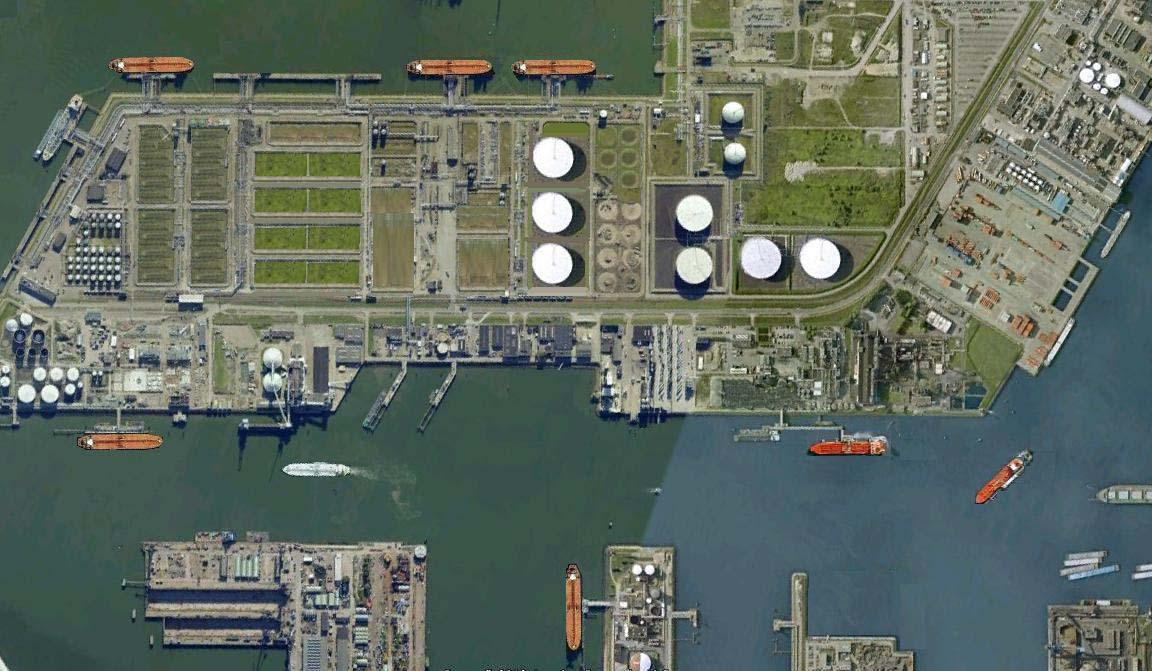
%> input picture 图像预处理/港口变换/00008.jpg, 1152 x 671 px
$ octave main.m   (GNU Octave 9; MATLAB toolbox functions it lacks are replaced by stand-ins)
%> lines starting %> are read from the running program, lines starting %| are printed output that depends on the picture; in (x1, y1, x2, y2) boxes, pixels count from 0 and x2, y2 are one past the last pixel; in counts of white or black regions, pixels touching at a corner belong together; the program's own positions count from 1
I=imread('00008.jpg');
%> I is the input picture: size 671x1152x3 uint8; mean R, G, B 97.1, 108.1, 97.4
R=I(:,:,1);
G=I(:,:,2);
B=I(:,:,3);
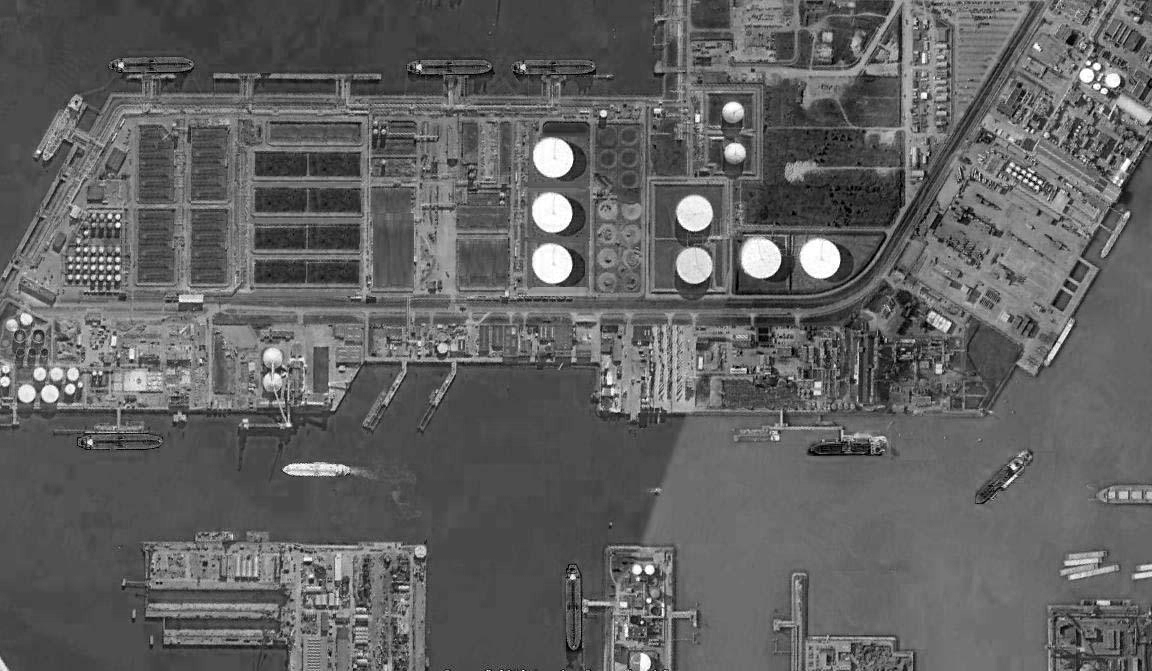
%> B: size 671x1152 uint8; min 0, max 255, mean 97.4
I1 = rgb2gray(I);%转化为灰度图像
%figure,imshow(I);
[h,~]=size(I1);
%> h = 671
T=0;
img_thresh = graythresh(I1);
%> img_thresh = 0.455
I2 = imbinarize(I1,img_thresh);
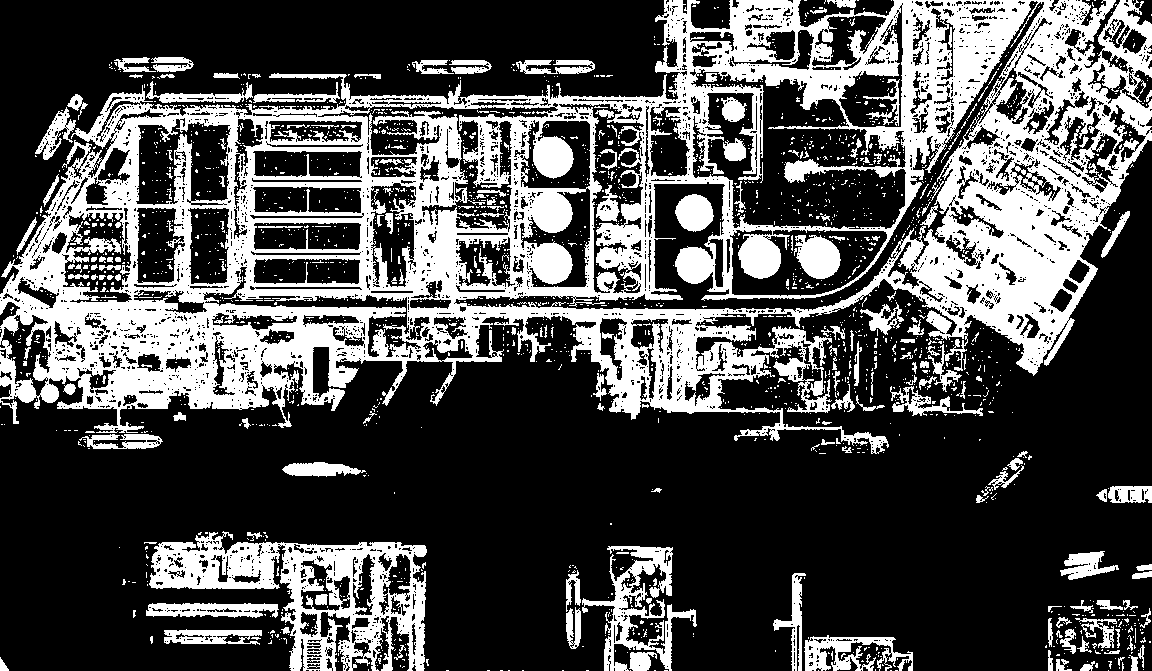
%> I2: size 671x1152 logical; 30.8% white; 2080 white regions (1886 under 20 px), largest, box (x1, y1, x2, y2) and area: (0, 0, 1152, 454) 183454, (149, 531, 427, 671) 15345, (582, 546, 697, 671) 4290
figure,imshow(I2);
se=strel('square',7);
k=imdilate(I2,se);
%> k: size 671x1152 logical; 55.7% white; 316 black regions (179 under 20 px), largest, box (x1, y1, x2, y2) and area: (0, 144, 1152, 671) 252554, (0, 0, 661, 270) 58754, (658, 187, 720, 306) 2554
k=imerode(k,se);
%> k: size 671x1152 logical; 44.8% white; 128 white regions (103 under 20 px), largest, box (x1, y1, x2, y2) and area: (0, 0, 1152, 454) 296355, (144, 531, 429, 671) 25767, (566, 546, 697, 671) 8461
k=imfill(k,'holes');
%> k: size 671x1152 logical; 54.9% white; 18 black regions, largest, box (x1, y1, x2, y2) and area: (0, 141, 1152, 671) 279341, (0, 0, 664, 273) 66067, (691, 0, 730, 28) 950
figure,imshow(k);%初步分割结束
%///////////////////////////////////////置零模块
[L,num]=bwlabel(k,8);
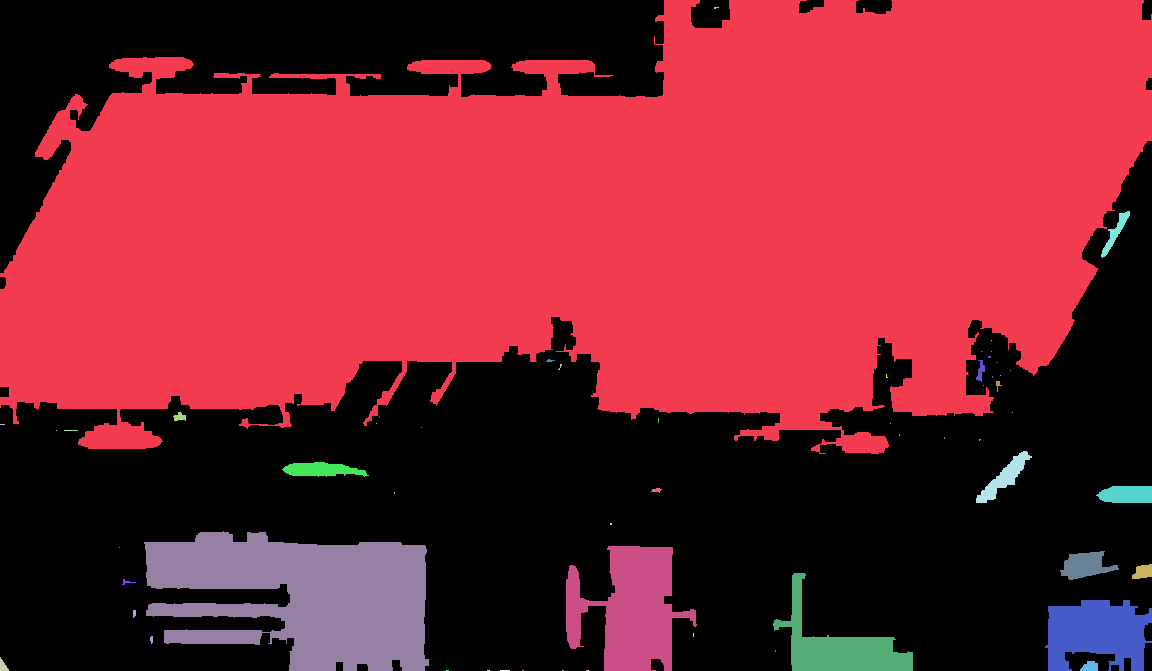
%> L: size 671x1152 double; 57 distinct labels, from 0 to 56; one colour per label, 0 black
%> num = 56
for i=1:num
    R(L==i)=0;
    G(L==i)=0;
    B(L==i)=0;
end
%> this loop made 56 passes
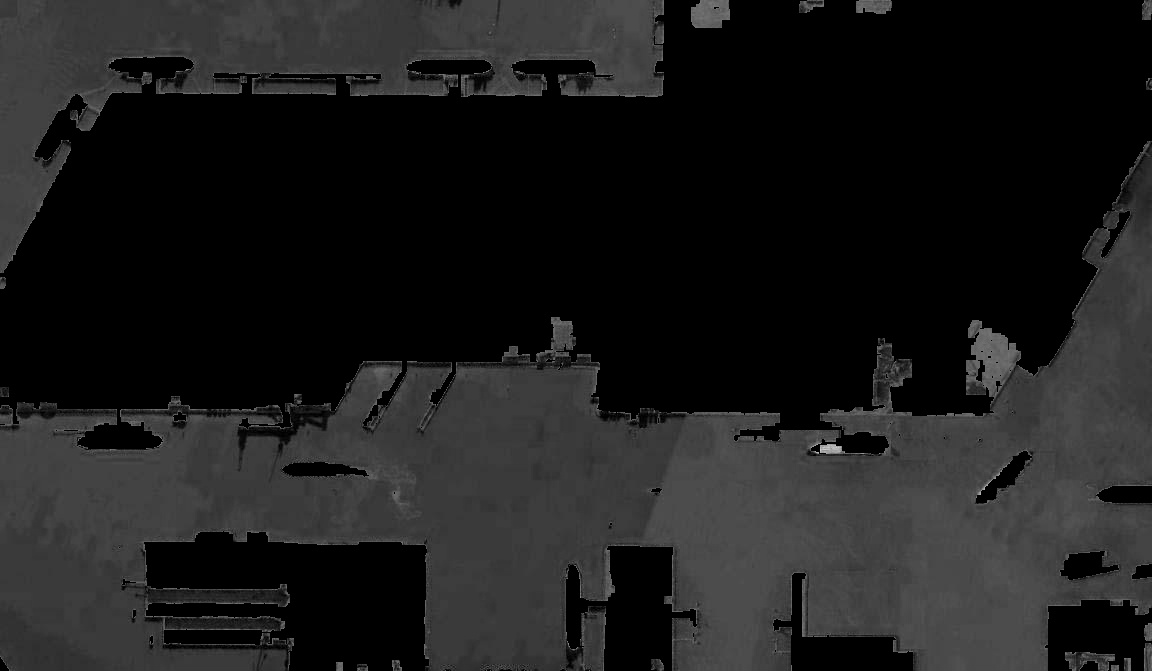
%> R: size 671x1152 uint8; min 0, max 206, mean 28.6
I=cat(3,R,G,B);
figure,imshow(I);
I1=rgb2gray(I);
figure,imshow(I1);
contour = bwperim(k);      %轮廓提取
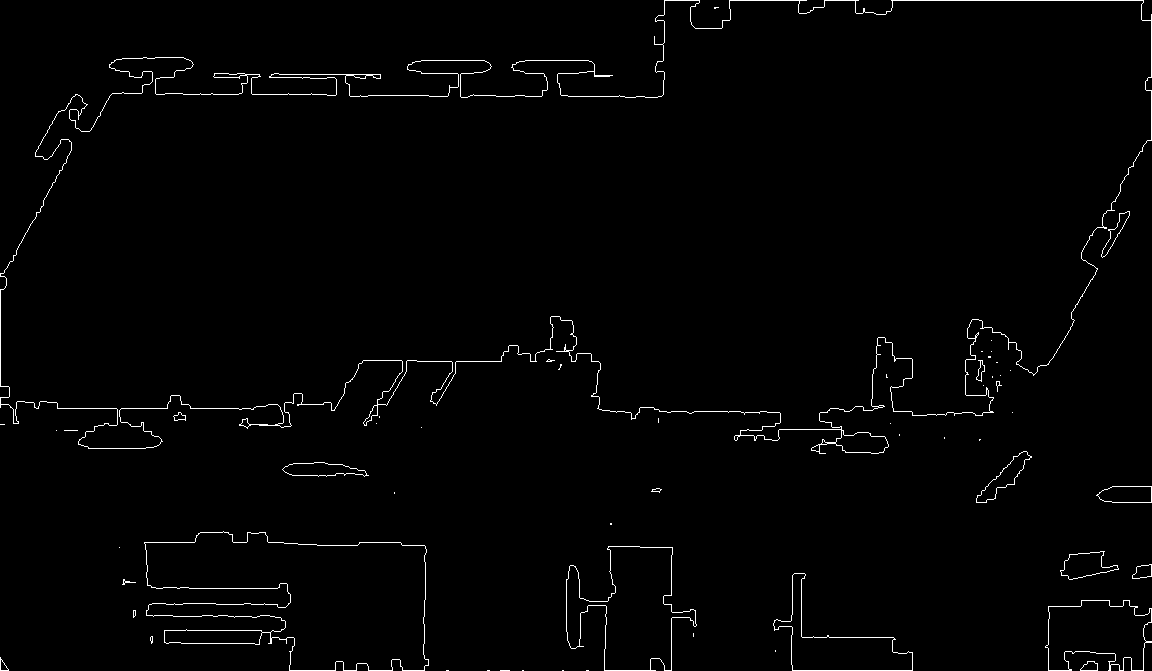
%> contour: size 671x1152 logical; 1.4% white in thin lines or dots
figure,imshow(contour);


% [28 lines of commented-out code are left out]

$ run again, with 图像预处理/港口变换/00002.jpg copied over 图像预处理/港口变换/00008.jpg
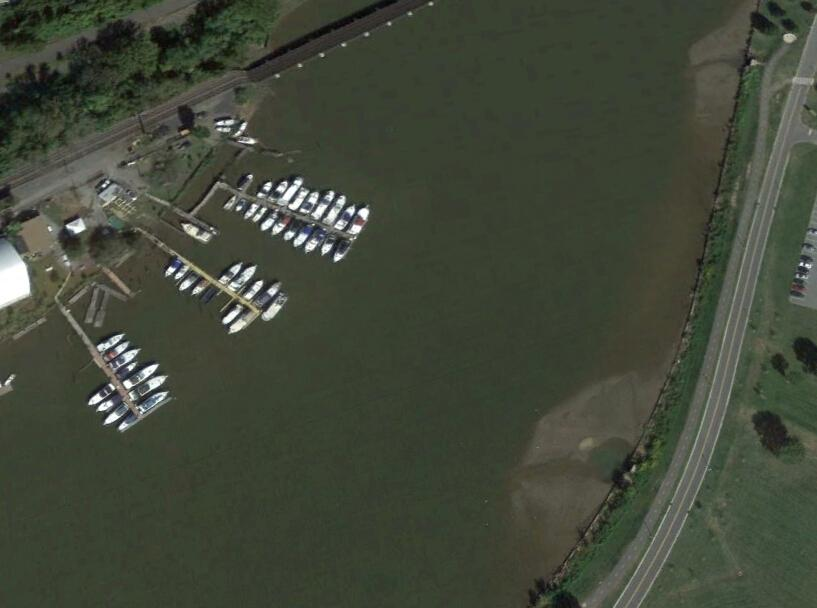
%> input picture 图像预处理/港口变换/00002.jpg, 817 x 608 px
%> I is the input picture: size 608x817x3 uint8; mean R, G, B 66, 72, 57.5
%> img_thresh = 0.424
%> I2: size 608x817 logical; 4.5% white; 273 white regions (200 under 20 px), largest, box (x1, y1, x2, y2) and area: (0, 214, 60, 311) 2729, (623, 14, 817, 608) 2557, (61, 307, 171, 432) 2141
%> `[L,num]=bwlabel(k,8);`:
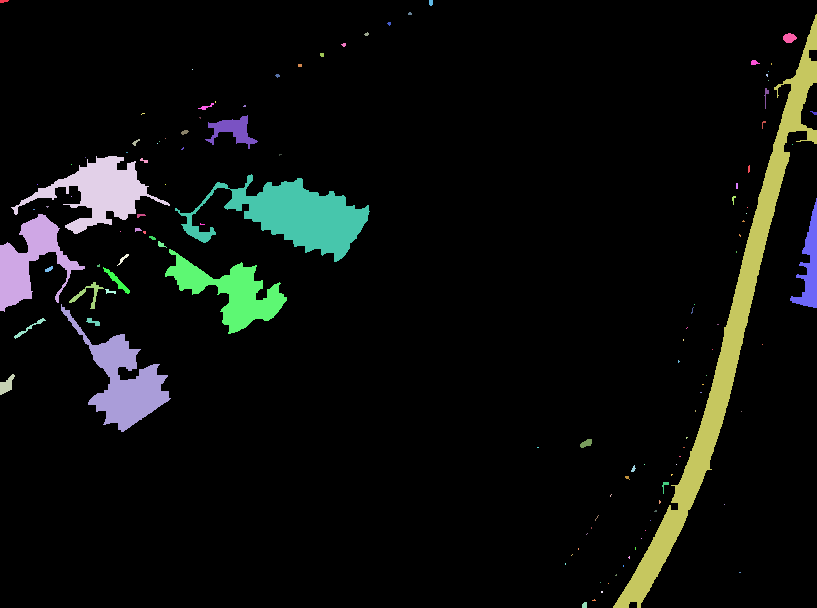
%> L: size 608x817 double; 121 distinct labels, from 0 to 120; one colour per label, 0 black
%> num = 120
%> the loop `for i=1:num` made 120 passes
%> `contour = bwperim(k);`:
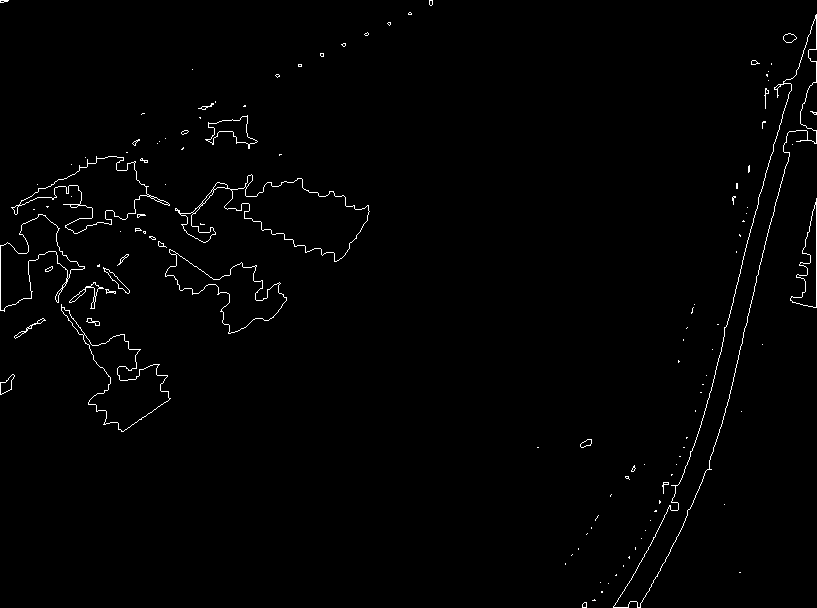
%> contour: size 608x817 logical; 1.1% white in thin lines or dots

$ run again, with 图像预处理/港口变换/00003.jpg copied over 图像预处理/港口变换/00008.jpg
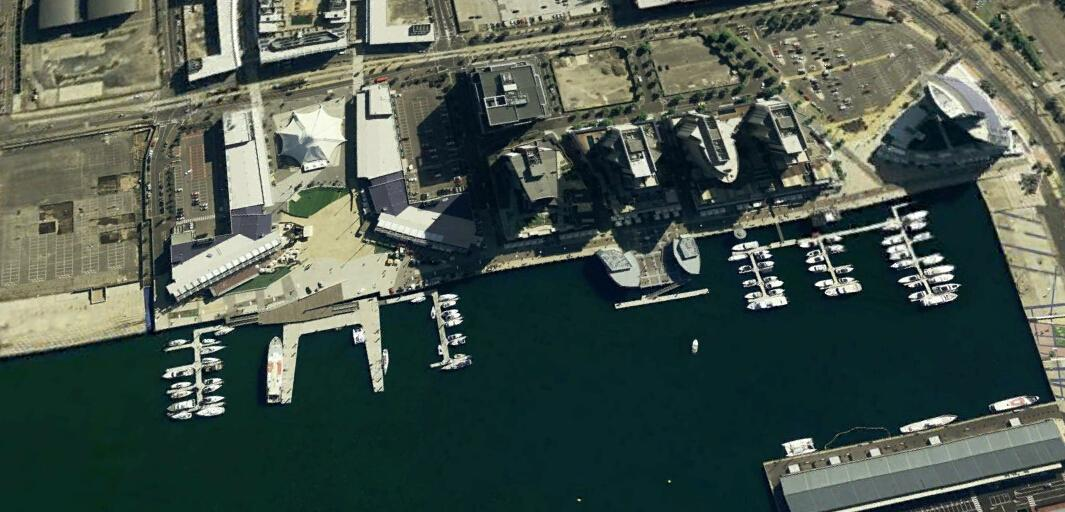
%> input picture 图像预处理/港口变换/00003.jpg, 1065 x 512 px
%> I is the input picture: size 512x1065x3 uint8; mean R, G, B 73.5, 86.9, 77.5
%> img_thresh = 0.373
%> I2: size 512x1065 logical; 38.2% white; 670 white regions (573 under 20 px), largest, box (x1, y1, x2, y2) and area: (0, 0, 1065, 413) 153617, (763, 415, 1065, 512) 14016, (797, 203, 961, 306) 4458
%> `[L,num]=bwlabel(k,8);`:
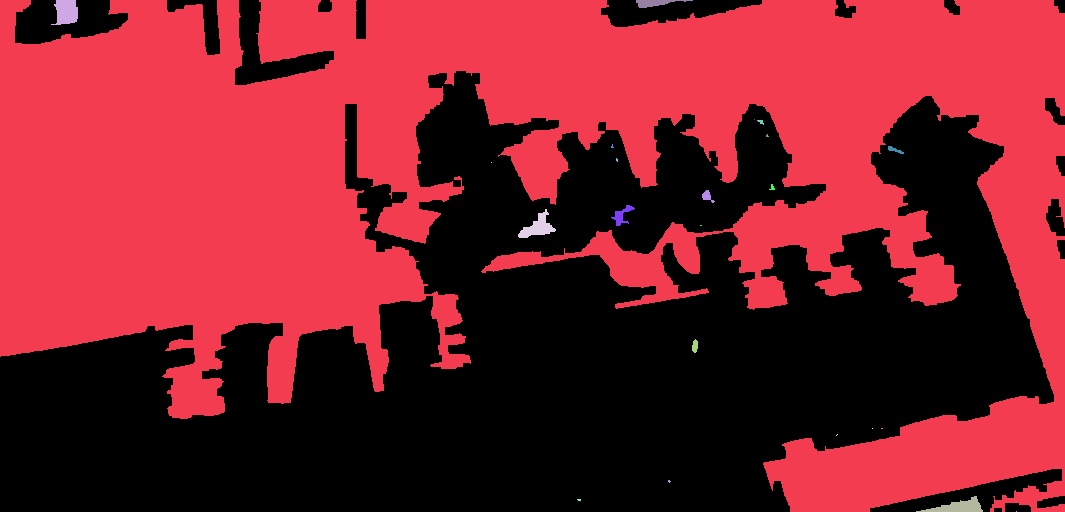
%> L: size 512x1065 double; 24 distinct labels, from 0 to 23; one colour per label, 0 black
%> num = 23
%> the loop `for i=1:num` made 23 passes
%> `contour = bwperim(k);`:
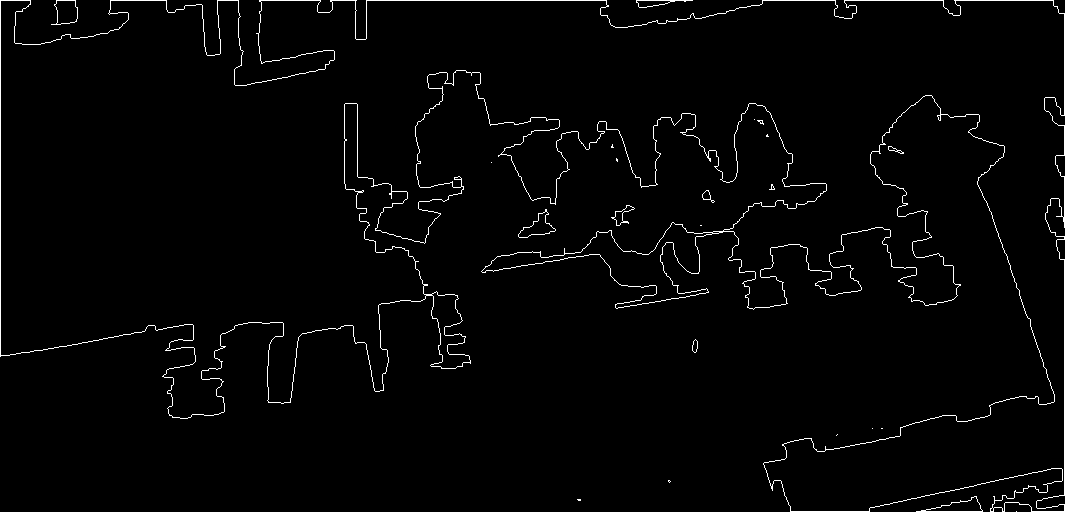
%> contour: size 512x1065 logical; 1.9% white in thin lines or dots

$ run again, with 图像预处理/港口变换/00004.jpg copied over 图像预处理/港口变换/00008.jpg
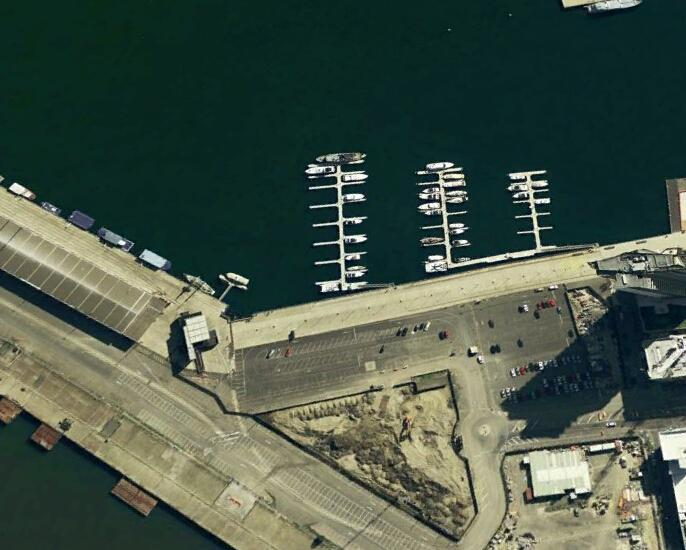
%> input picture 图像预处理/港口变换/00004.jpg, 686 x 550 px
%> I is the input picture: size 550x686x3 uint8; mean R, G, B 70.7, 85.3, 71.9
%> img_thresh = 0.361
%> I2: size 550x686 logical; 38.6% white; 210 white regions (184 under 20 px), largest, box (x1, y1, x2, y2) and area: (0, 165, 686, 550) 136845, (633, 418, 686, 469) 1602, (644, 334, 686, 379) 1393
%> `[L,num]=bwlabel(k,8);`:
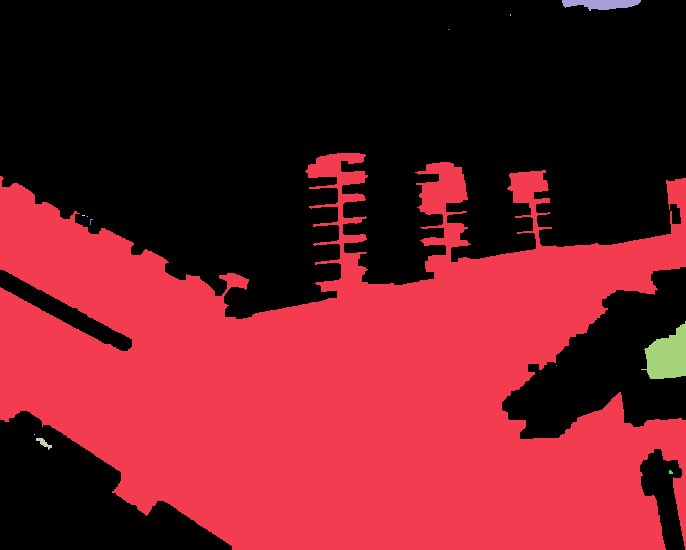
%> L: size 550x686 double; 13 distinct labels, from 0 to 12; one colour per label, 0 black
%> num = 12
%> the loop `for i=1:num` made 12 passes
%> `contour = bwperim(k);`:
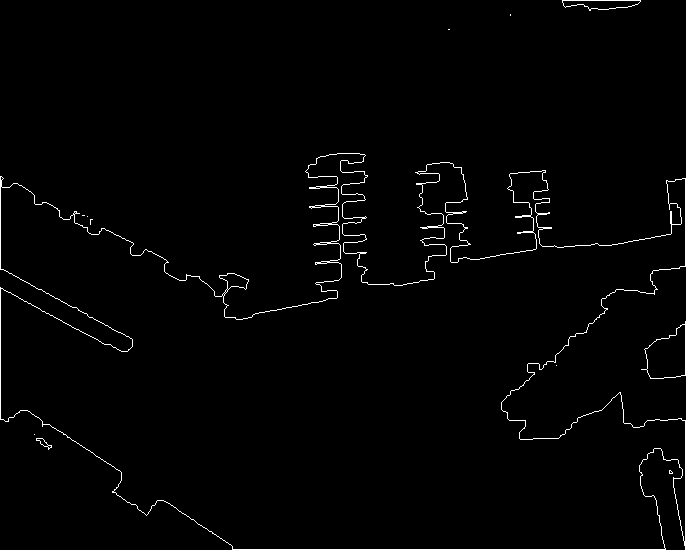
%> contour: size 550x686 logical; 1.4% white in thin lines or dots
